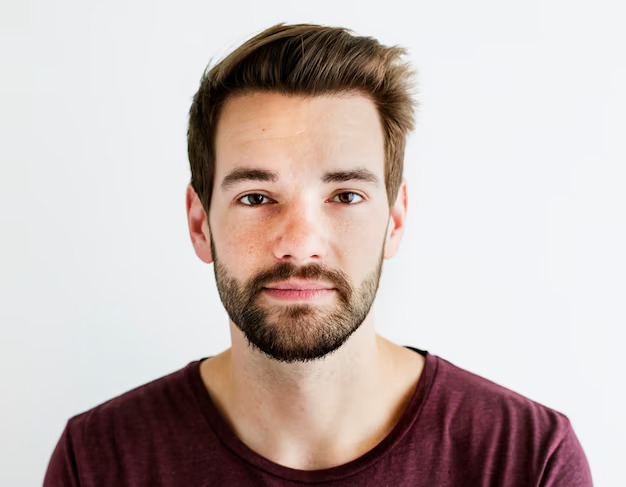
//> input picture TopLearn_Introduction to opencv in c++/Resources/face.jpg, 626 x 487 px
$ ./source_8   (built with g++ and OpenCV 4)
//> lines starting //> are read from the running program, lines starting //| are printed output that depends on the picture; after the words box and inside, x2 and y2 are one past the last pixel; in counts of white or black regions, pixels touching at a corner belong together
#include<iostream>
#include<opencv2/imgcodecs.hpp>
#include<opencv2/highgui.hpp>
#include<opencv2/imgproc.hpp>
#include<opencv2/objdetect.hpp>
// include logger
#include <opencv2/core/utils/logger.hpp>


using namespace std;
using namespace cv;


int main()
{

	// set logger to silent mode
	cv::utils::logging::setLogLevel(cv::utils::logging::LogLevel::LOG_LEVEL_SILENT);

	string img_path = "Resources/face.jpg";
	Mat img = imread(img_path);
//> img is the input picture: 487 rows x 626 cols, CV_8UC3; mean B, G, R 181.3, 184.4, 198.1

	CascadeClassifier face_cascade, eye_cascade;
	face_cascade.load("Resources/haarcascade_frontalface_default.xml");
	eye_cascade.load("Resources/haarcascade_eye.xml");


	if (face_cascade.empty()) cout << "Cascade not loaded!" << endl;
	if (eye_cascade.empty()) cout << "Cascade not loaded!" << endl;

	vector<Rect> faces, eyes;
	face_cascade.detectMultiScale(img, faces, 1.1, 5);
//> faces = 1 Rect (x, y, width, height): [172, 92, 265, 265]
	eye_cascade.detectMultiScale(img, eyes, 1.1, 5);
//> eyes = 2 Rects (x, y, width, height): [226, 173, 52, 52], [320, 173, 47, 47]

	for (int i = 0; i < faces.size(); i++)
	{
		rectangle(img, faces[i].tl(), faces[i].br(), Scalar(255, 0, 0), 3);
	}
//> this loop made 1 pass
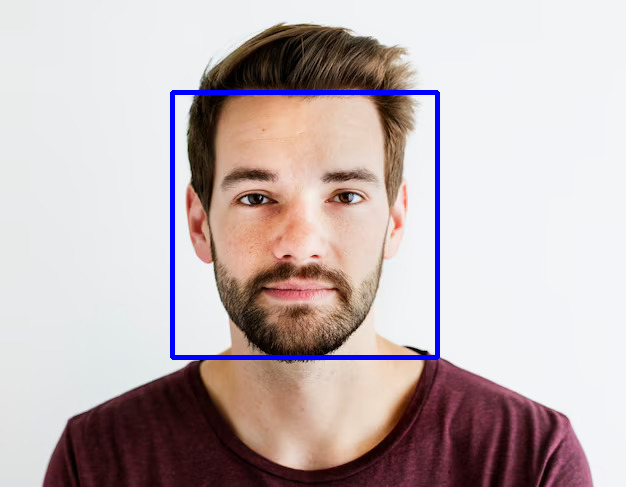
//> img: 487 rows x 626 cols, CV_8UC3; 1.73% of pixels changed, all inside (x1, y1, x2, y2) = (170, 90, 440, 360)
	for (int i = 0; i < eyes.size(); i++)
	{
		rectangle(img, eyes[i].tl(), eyes[i].br(), Scalar(0, 0, 255), 3);
	}
//> this loop made 2 passes
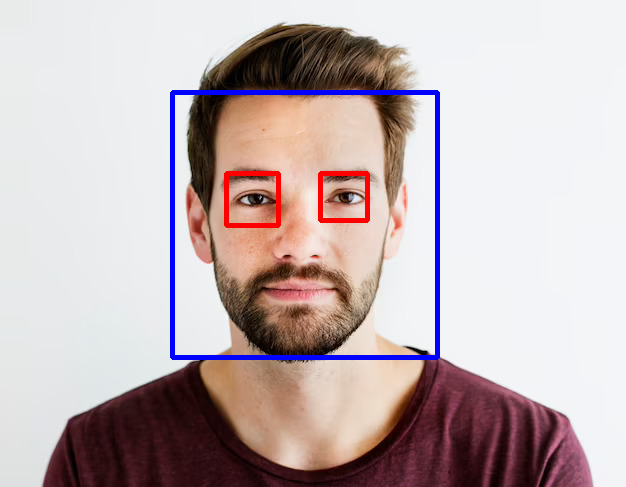
//> img: 487 rows x 626 cols, CV_8UC3; 0.64% of pixels changed, all inside (x1, y1, x2, y2) = (224, 171, 370, 228)


	imshow("Image", img);

	waitKey(0);


	return 0;
}
